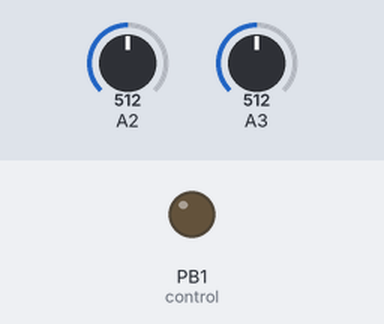
This sketch was run on a simulated ATtiny85, built with avr-gcc and run on an emulated ATtiny85. Shown: output pins drawn as LEDs (lit = HIGH). The inputs (shaded band) are chosen by the test bench; at power-on: A2 = 512, A3 = 512.

Above: at 9.8 s.
9.9 s: A2 set to 523
17.0 s: A2 set to 543
At 20.4 s:
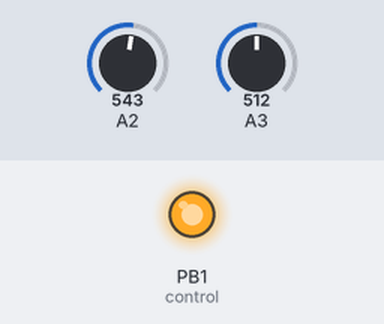
Timing chart, 0 to 21.9 s (numbered marks = the images above; inputs shaded):
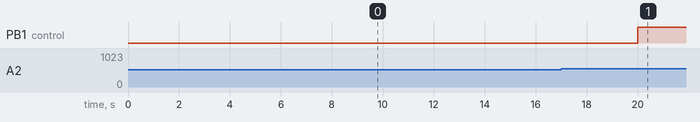

The sketch:

DC_protection.ino
```cpp
//Se eligen los pines del micro a utilizar (ATTiny85)
int ADC3=2; // El pin 2 se usa como ADC3.
int ADC2=3; // El pin 3 se usa como ADC2.
int control=1; // El pin 1 se usa como señal para activar/desactivar rele.
int val1=0; // Variable donde se cargara lo leido de ADC3
int val2=0; // Variable donde se cargara lo leido de ADC4
int max_value=19; // Maximo valor que puede tomar la tension entre terminales (5V=1023 => 92mV=19)
int read_value=0; //Variable donde se cargara el valor leido entre terminales

void setup() {
  // Se configuran los pines a utilizar como entradas/salidas
  pinMode(ADC2,INPUT);
  pinMode(ADC3,INPUT);
  pinMode(control,OUTPUT);
  digitalWrite(control,LOW);
}

void loop() {
  //Delay inicial
  delay(4000);
  //Se lee el valor de los ADC
  val1=analogRead(ADC2);
  delay(500);
  val2=analogRead(ADC3);
  delay(500);
  //Comienza la comparacion
  read_value=val1-val2;
  //Si el valor entre los terminales del parlante es mayor a 92mV entonces desconecta la carga, enciende un LED avisando y finaliza la operacion.
  if ((abs(read_value))>max_value){
    digitalWrite(control,HIGH);
    delay(3000);
 }

}
```

Measured:
- the behaviour switches between 531 and 532 on A2 (found by bisection; images 0 and 1)
- after the input at 9.9 s, every drawn part: stays the same
- after the input at 17.0 s, PB1 (control): LOW → HIGH after 3.0 s
